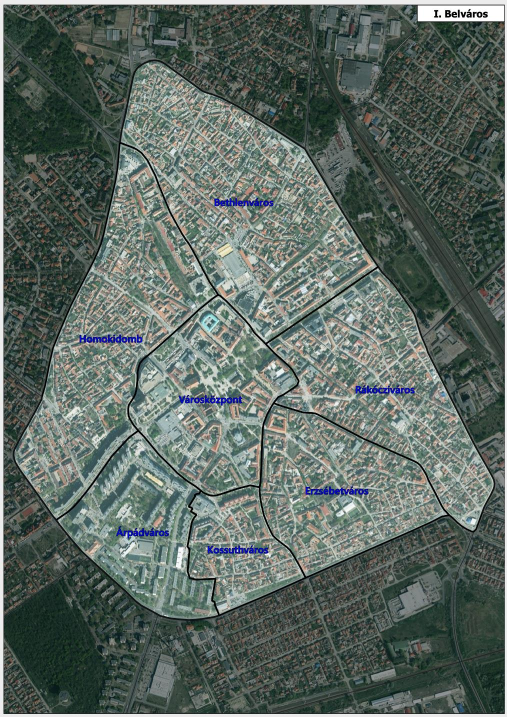
#> input picture data/neighborhoods/sources/municipal-kecskemet-figure73-first/figure73-p143-xref172.jpeg, 1014 x 1434 px, found by its file name (shown at 1/2 size)
$ python fit-image-registration.py
#> lines starting #> are read from the running program, lines starting #| are printed output that depends on the picture
#!/usr/bin/env python3
"""Portable photo-only Figure73 -> Figure74 fixed-grid NCC registration.

No world coordinates, names, source-quarter rings or geographical model is read.
Every grid search remains in the report, including rejected observations.
"""
import argparse,hashlib,json
from pathlib import Path
import numpy as np
from PIL import Image,ImageDraw
from scipy.signal import fftconvolve
P=Path(__file__).resolve().parent
SRC=P/'figure73-p143-xref172.jpeg';DST=P/'figure74-p154-xref176.jpeg'
X=[640,704,768,832,896,960];Y=[80,160,240,320,400,480,560,640]
PATCH=64;SIZE=44;OFFSET=np.array([-272.,863.]);PAD=18;THRESHOLD=.85

def sha(p):return hashlib.sha256(p.read_bytes()).hexdigest()
def enc(v):return(json.dumps(v,ensure_ascii=False,indent=2,allow_nan=False)+'\n').encode()
def sums(a,h,w):
 c=np.pad(a,((1,0),(1,0))).cumsum(0).cumsum(1);return c[h:,w:]-c[:-h,w:]-c[h:,:-w]+c[:-h,:-w]
def build(check=False):
#> called with check = False
 a=Image.open(SRC).convert('L');b=np.asarray(Image.open(DST).convert('L'),dtype=float);records=[]
#> after `a = Image.open(SRC).convert('L')`:
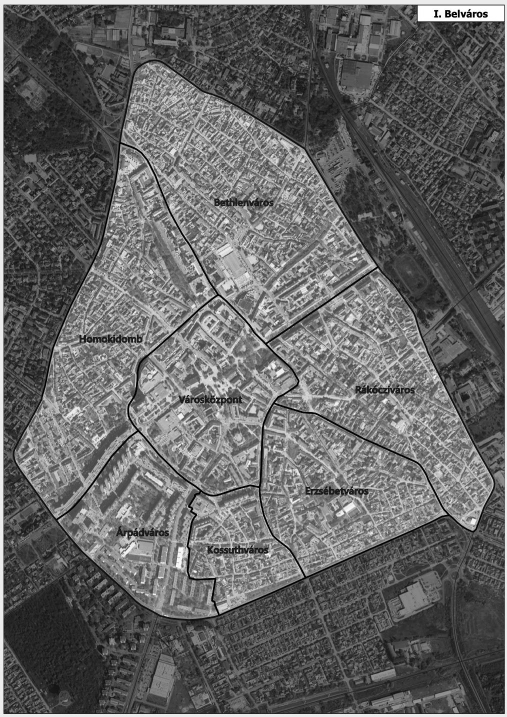
#> a: PIL image 1014x1434 L (shown at 1/2 size); min 0, max 255, mean 100.4
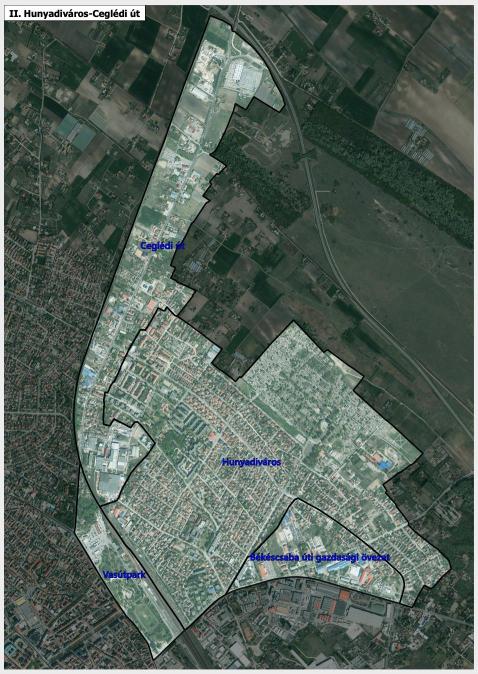
#> input picture data/neighborhoods/sources/municipal-kecskemet-figure74-first/figure74-p154-xref176.jpeg, 956 x 1348 px, found by its file name (shown at 1/2 size)
 for row,y in enumerate(Y):
  for col,x in enumerate(X):
   left=x-PATCH//2;top=y-PATCH//2;center=np.array([x-.5,y-.5]);t=np.asarray(a.crop((left,top,left+PATCH,top+PATCH)).resize((SIZE,SIZE),Image.Resampling.BICUBIC),dtype=float);t-=t.mean();norm=np.sqrt(np.sum(t*t));guess=center*(SIZE/PATCH)+OFFSET-(SIZE-1)/2;lx=max(0,int(guess[0])-PAD);ly=max(0,int(guess[1])-PAD);rx=min(b.shape[1],int(guess[0])+SIZE+PAD+1);ry=min(b.shape[0],int(guess[1])+SIZE+PAD+1);region=b[ly:ry,lx:rx]
   s=sums(region,SIZE,SIZE);v=np.maximum(sums(region*region,SIZE,SIZE)-s*s/(SIZE*SIZE),0);n=fftconvolve(region,t[::-1,::-1],mode='valid')/np.maximum(np.sqrt(v)*norm,1e-9);py,px=np.unravel_index(np.argmax(n),n.shape)
   def delta(v):
    d=v[0]-2*v[1]+v[2];return float(np.clip(.5*(v[0]-v[2])/d,-.5,.5))if abs(d)>1e-12 else 0.
   dx=delta(n[py,px-1:px+2])if 0<px<n.shape[1]-1 else 0.;dy=delta(n[py-1:py+2,px])if 0<py<n.shape[0]-1 else 0.;target=[lx+int(px)+dx+(SIZE-1)/2,ly+int(py)+dy+(SIZE-1)/2];coefficient=float(n[py,px]);edge=px in [0,n.shape[1]-1]or py in [0,n.shape[0]-1]
   records.append({'id':f'r{row}c{col}','sourcePatchCenter':center.tolist(),'sourcePatchBox':[left,top,left+PATCH,top+PATCH],'targetMatchedCenter':target,'targetSearchBox':[lx,ly,rx,ry],'targetTemplateSize':SIZE,'normalizedCrossCorrelation':coefficient,'peakOnSearchEdge':bool(edge),'trainingPartition':(row+col)%2==0,'usableTextureMatch':coefficient>=THRESHOLD and not edge})
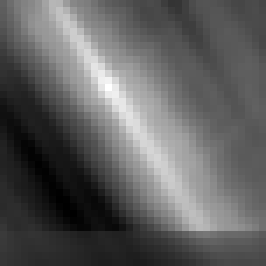
#> n: shape (38, 38) float64 (shown 7 times larger); min -0.423, max 0.956, mean 0.0968; drawn with min black and max white
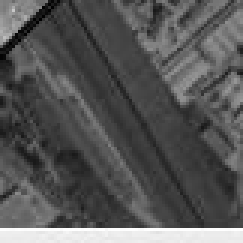
#> region: shape (81, 81) float64 (shown 3 times larger); min 1, max 255, mean 85.7
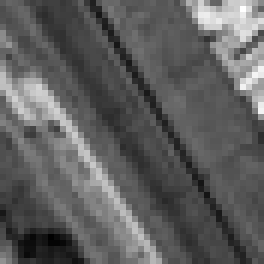
#> t: shape (44, 44) float64 (shown 6 times larger); min -43.83, max 74.17, mean 0; drawn with min black and max white
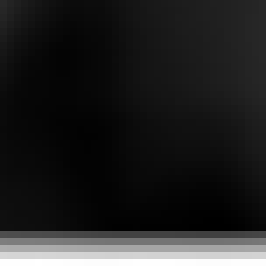
#> v: shape (38, 38) float64 (shown 7 times larger); min 512286.2, max 6333199, mean 1294082.6; drawn with min black and max white
#> after the loop, records = 48 items
 train=[r for r in records if r['usableTextureMatch']and r['trainingPartition']];held=[r for r in records if r['usableTextureMatch']and not r['trainingPartition']]
#> after `train = [r for r in records if r['usableTextureMatch'] and r['training`: train = 13 items
#> after `held = [r for r in records if r['usableTextureMatch'] and (not r['trai`: held = 10 items
 if len(train)<4 or len(held)<4:raise ValueError('Insufficient independently held-out photographic matches; preserve diagnostic rather than approving relation')
 design=np.array([[*r['sourcePatchCenter'],1]for r in train]);targets=np.array([r['targetMatchedCenter']for r in train]);matrix=np.linalg.lstsq(design,targets,rcond=None)[0]
#> after `design = np.array([[*r['sourcePatchCenter'], 1] for r in train])`: design = 13 rows, first 8: [895.5, 79.5, 1], [703.5, 159.5, 1], [831.5, 159.5, 1], [959.5, 159.5, 1], [767.5, 239.5, 1], [895.5, 239.5, 1], [703.5, 319.5, 1], [959.5, 319.5, 1]
#> after `targets = np.array([r['targetMatchedCenter'] for r in train])`: targets = 13 rows, first 8: [341.3, 918.3], [211.9, 972.2], [298.1, 972.3], [384.5, 972.3], [254.9, 1026.3], [341.3, 1026.2], [211.6, 1080.4], [384.6, 1080.3]
#> after `matrix = np.linalg.lstsq(design, targets, rcond=None)[0]`: matrix = [[0.675, 1.2e-05], [-6.72e-05, 0.675], [-263.1, 864.6]]
 for r in records:r['affinePredictionResidualPixels']=float(np.linalg.norm(np.array([*r['sourcePatchCenter'],1])@matrix-np.array(r['targetMatchedCenter'])))
#> this loop made 48 passes
#> (the run stopped early here; a loop or call above may not have finished)
